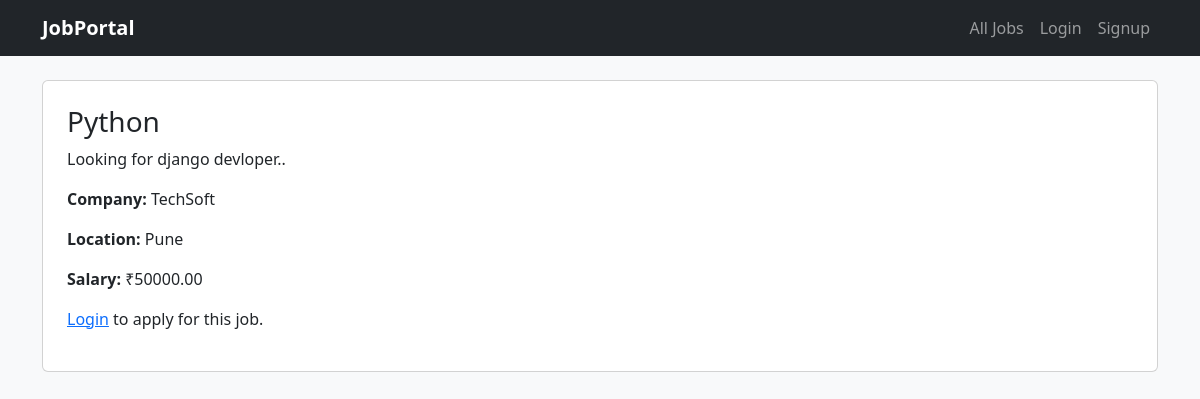
/1/, run on the app's committed database.
### jobs/models.py (models this page shows, shortened)
class Job(models.Model):
    JOB_TYPES = [
        ("full_time", "Full-time"),
        ("part_time", "Part-time"),
        ("internship", "Internship"),
        ("contract", "Contract"),
    ]
    WORK_MODES = [
        ("onsite", "On-site"),
        ("remote", "Remote"),
        ("hybrid", "Hybrid"),
    ]
    recruiter = models.ForeignKey(User, on_delete=models.CASCADE, related_name="jobs")
    title = models.CharField(max_length=200)
    description = models.TextField()
    company = models.CharField(max_length=200)
    location = models.CharField(max_length=100)
    salary = models.DecimalField(max_digits=10, decimal_places=2)
    job_type = models.CharField(max_length=20, choices=JOB_TYPES, default="full_time")
    work_mode = models.CharField(max_length=20, choices=WORK_MODES, default="onsite")
    openings = models.PositiveIntegerField(default=1)
    job_code = models.CharField(max_length=12, unique=True, editable=False, blank=True, default="")
    company_website = models.URLField(blank=True)
    company_description = models.TextField(blank=True)

### jobs/views.py (the view)
# urls.py: path("<int:pk>/", job_detail, name="job_detail"),
def job_detail(request, pk):
    job = get_object_or_404(Job, pk=pk)
    has_applied = False
    if request.user.is_authenticated:
        has_applied = Application.objects.filter(job=job, candidate=request.user).exists()
    return render(request, "jobs/job_detail.html", {"job": job, "has_applied": has_applied})

### templates/jobs/job_detail.html (shortened to what this page needs)
{% extends 'base.html' %}
{% block content %}
<div class="card p-4">
  <h3>{{ job.title }}</h3>
  <p>{{ job.description }}</p>
  <p><strong>Company:</strong> {{ job.company }}</p>
  <p><strong>Location:</strong> {{ job.location }}</p>
  <p><strong>Salary:</strong> ₹{{ job.salary }}</p>
  {% if user.is_authenticated %}
    {% if user.role == 'candidate' %}
      {% if has_applied %}
        <button class="btn btn-secondary" disabled>Already Applied</button>
      {% else %}
        <a class="btn btn-primary" href="{% url 'job_apply' job.pk %}">Apply</a>
      {% endif %}
    {% else %}
      <p class="text-muted">You are a recruiter — candidates apply for jobs.</p>
    {% endif %}
  {% else %}
    <p><a href="{% url 'login' %}">Login</a> to apply for this job.</p>
  {% endif %}
</div>
{% endblock %}

### data on the page
Job: title "Python", description "Looking for django devloper..", company "TechSoft", location "Pune", salary "50000.00"
